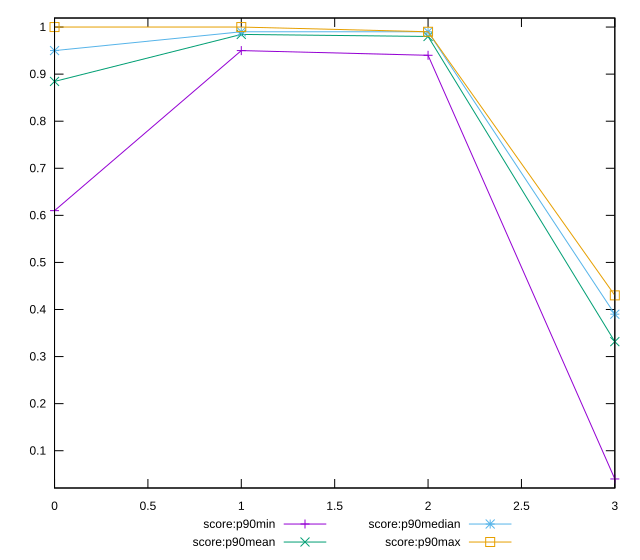

Write gnuplot code to recreate this figure.
reset

$scoreP90Min <<EOF
0 0.61
1 0.95
2 0.94
3 0.04
EOF

$scoreP90Mean <<EOF
0 0.8844680851063833
1 0.9843617021276592
2 0.9799999999999999
3 0.3317021276595744
EOF

$scoreP90Median <<EOF
0 0.95
1 0.99
2 0.99
3 0.39
EOF

$scoreP90Max <<EOF
0 1
1 1
2 0.99
3 0.43
EOF

set key outside below
set xrange [0:3]
set yrange [0.020800000000000003:1.0192]
set trange [0.020800000000000003:1.0192]
set terminal svg size 640, 560 enhanced background rgb 'white'
set output "report/report_00029_2021-02-24T13-36-40.390Z/first-cpu-idle/progression/score.svg"

plot $scoreP90Min title "score:p90min" with linespoints, \
     $scoreP90Mean title "score:p90mean" with linespoints, \
     $scoreP90Median title "score:p90median" with linespoints, \
     $scoreP90Max title "score:p90max" with linespoints

reset
